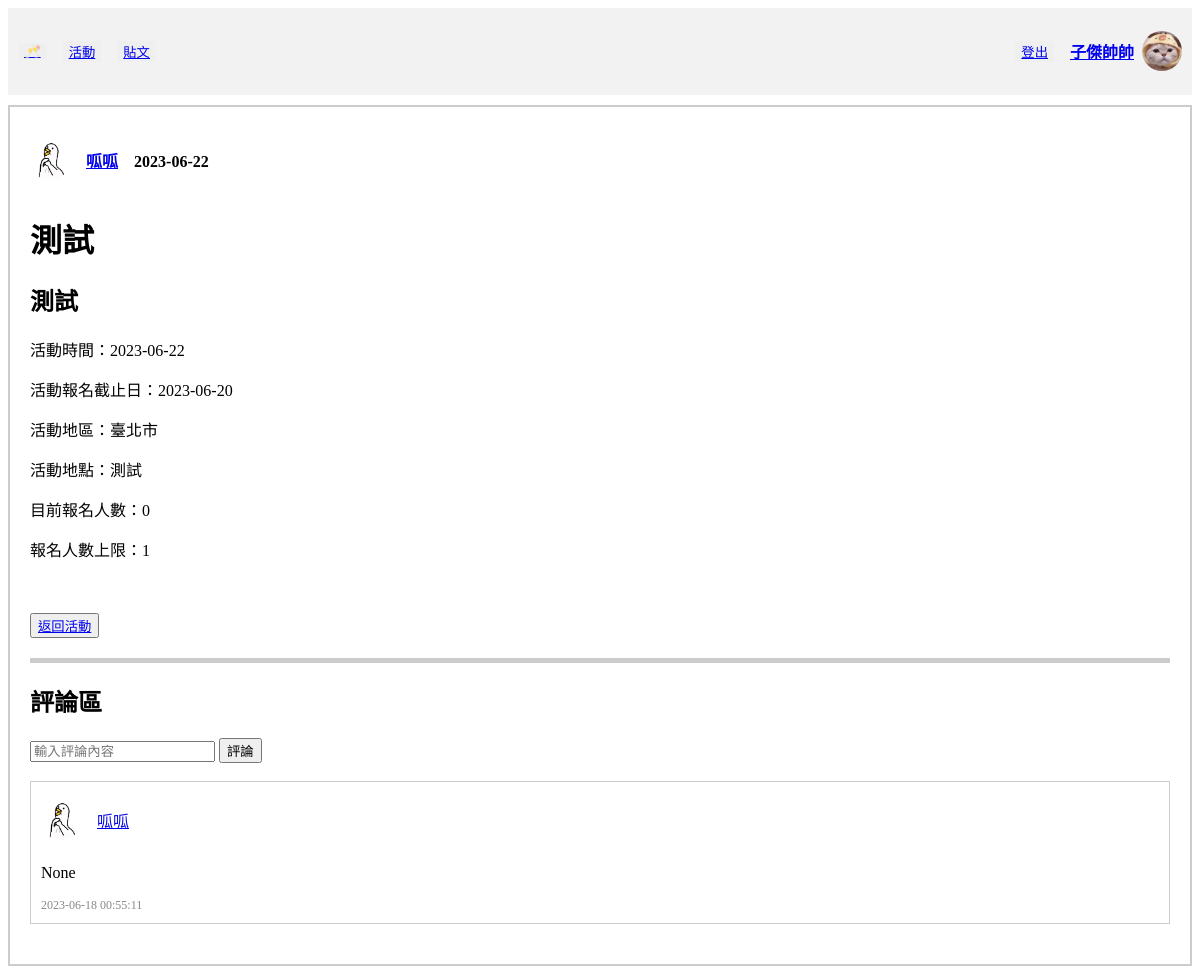
Page /activity/activities/activity_detail/f86ee416-6795-4402-ac4f-c531e64035d6 (signed in) on the earlier database version.
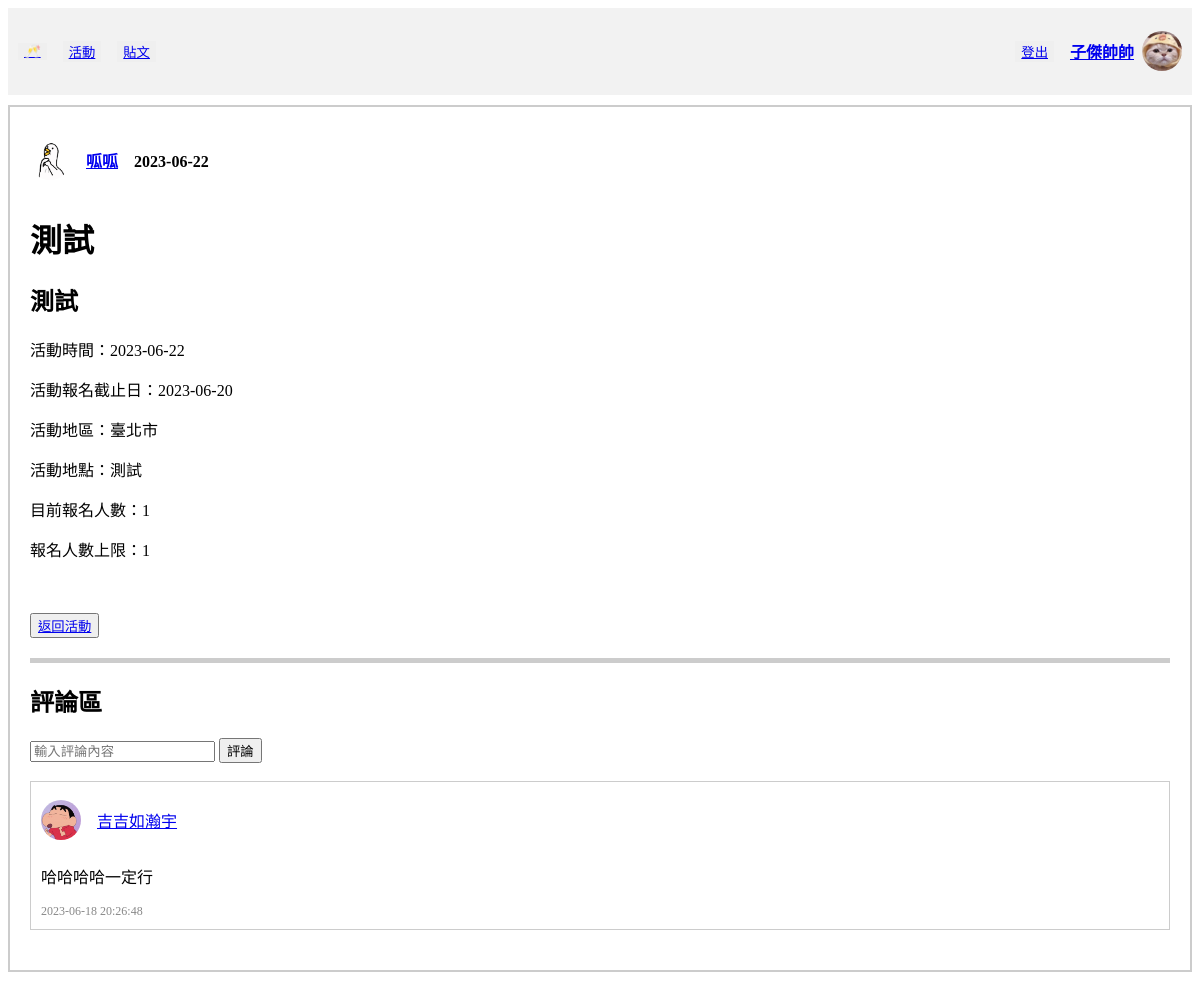
Same page on the later database version.
### tables this page shows
CREATE TABLE "User" (
	"userID"	INTEGER,
	"password"	VARCHAR(10),
	"nickname"	VARCHAR(10) NOT NULL,
	"gender"	VARCHAR(1) NOT NULL,
	"birth"	TEXT,
	"cellphone"	VARCHAR(10),
	"email"	TEXT UNIQUE,
	"image" TEXT,
	PRIMARY KEY("userID" AUTOINCREMENT)
);

CREATE TABLE "Activity" (
	"activityID"	VARCHAR(36),
	"title"	VARCHAR(10),
	"time"	TEXT,
	"area"	TEXT,
	"location"	TEXT,
	"category"	TEXT,
	"peopleLimited"	INTEGER,
	"fee"	INTEGER,
	"expireDate"	TEXT,
	"organizerUserID"	INTEGER,
	"Intro"	VARCHAR(50),
	"createTime"	TEXT,
	FOREIGN KEY("organizerUserID") REFERENCES "User"("userID"),
	PRIMARY KEY("activityID")
);

CREATE TABLE "Discussion" (
	"discussionID"	INTEGER,
	"discussionUserID"	INTEGER,
	"discussionActivityID"	VARCHAR(36),
	"discussionTime"	TEXT,
	"discussionContent"	TEXT,
	FOREIGN KEY("discussionUserID") REFERENCES "User"("userID"),
	FOREIGN KEY("discussionActivityID") REFERENCES "Activity"("activityID"),
	PRIMARY KEY("discussionID" AUTOINCREMENT)
);

### crud/crudActivity.py (the view, shortened to what this page needs)
@activity_bp.route(
    "/activities/activity_detail/<string:activityID>", methods=["GET", "POST"]
)
def activity_detail(activityID):
    show_methed = request.args.get("show_methed")
    postDate = datetime.now().strftime("%Y-%m-%d")
    origin_user = session["userID"]
    con = sql.connect("funCrew_db.db")
    con.row_factory = sql.Row
    cur = con.cursor()
    cur.execute("SELECT nickname FROM User WHERE userID=?", (origin_user,))
    origin_username = cur.fetchone()[0]
    cur.execute("SELECT image FROM User WHERE userID=?", (origin_user,))
    origin_user_image = cur.fetchone()[0]
    cur.execute(
        "SELECT * FROM Participant WHERE participantUserID=? AND participantActivityID=?",
        (origin_user, activityID),
    )
    joint = cur.fetchone()
    cur.execute(
        "SELECT * FROM Activity, User WHERE organizerUserID=userID AND activityID=?",
        (activityID,),
    )
    activity = cur.fetchone()
    cur.execute(
        "SELECT * FROM Activity, Participant WHERE activityID=participantActivityID AND activityID=?",
        (activityID,),
    )
    participants = cur.fetchall()
    cur.execute(
        "SELECT COUNT(*) AS count_participants FROM Activity JOIN Participant ON Activity.activityID = Participant.participantActivityID WHERE Activity.activityID =?",
        (activityID,),
    )
    count_participants = cur.fetchone()
    cur.execute(
        """
        SELECT Discussion.*, User.image, User.nickname
        FROM Discussion
        INNER JOIN User ON Discussion.discussionUserID = User.userID
        WHERE discussionActivityID = ?
        ORDER BY discussionTime DESC
        """,
        (activityID,),
    )
    discussions = cur.fetchall()
    cur.execute(
        "SELECT image FROM User WHERE userID=? ", (activity["organizerUserID"],)
    )
    user_image = cur.fetchone()
    try:
        return render_template(
            "activity_detail.html",
            activity=activity,
            discussions=discussions,
            activityID=activityID,
            userID=origin_user,
            show_methed=show_methed,
            user_image=user_image,
            origin_username=origin_username,
            origin_user_image=origin_user_image,
            joint=joint,
            postDate=postDate,
            count_participants=count_participants,
            origin_user=origin_user,
            participants=participants,
        )
    except Exception as e:
        print(e)

### templates/activity_detail.html (shortened to what this page needs)
<!DOCTYPE html>
<html lang="zh-Hant-TW">
<head>
</head>
<body>
    <div class="header">
        <div class="header-left">
            <button class="button"><a href="/home"> 🥂 </a></button>
            <button class="button"><a href="/activity/activities/signingUp">活動</a></button>
            <button class="button"><a href="/post/posts/newest">貼文</a></button>
        </div>
        <div class="header-right">
            <button class="button"><a href="/user/logout">登出</a></button>
            <div class="user-info">
                <h4><a href="/user/personalInfo">{{ origin_username }}</a></h4></button>
                <img src="{{ url_for('static', filename='images/avatars/' + origin_user_image) }}" alt="大頭貼">
            </div>
        </div>
    </div>
    <div class="post-wrapper">
        <div class="user-info">
            <img src="{{ url_for('static', filename='images/avatars/' + user_image[0]) }}" alt="大頭貼">
            <h4>　<a href="/user/info/{{activity['organizerUserID']}}">{{ activity['nickname'] }}</a>　{{ activity['time']
                }}</h4>
        </div>
        <h1>{{ activity['title'] }}</h1>
        <h2>{{ activity['Intro'] }}</h2>
        <p>活動時間：{{ activity['time'] }}</p>
        <p>活動報名截止日：{{ activity['expireDate'] }}</p>
        <p>活動地區：{{ activity['area'] }}</p>
        <p>活動地點：{{ activity['location'] }}</p>
        <p>目前報名人數：{{ count_participants[0] }}</p>
        <p>報名人數上限：{{ activity['peopleLimited']}}</p>
        <br>
        <br>
    <button><a href="/activity/activities/{{show_methed}}">返回活動</a></button>
    <div class="separator"></div>
    <h2>評論區</h2>
    <form action="/activity/activities/activity_detail/{{ activityID }}" method="post" required>
        <div class="input">
            <input type="text" name="content" placeholder="輸入評論內容">
            <button type="submit">評論</button>
        </div>
    </form>
    <br>
    {% for discussion in discussions %}
    <div class="post">
        <div class="content">
            <div class="user-info">
                <img src="{{ url_for('static', filename='images/avatars/' + discussion['image']) }}" alt="大頭貼">
                <p><a href="/user/info/{{ discussion['discussionUserID'] }}">{{ discussion['nickname'] }}</a>
                </p>
            </div>
            <p>{{ discussion['discussionContent'] }}</p>
        </div>
        <div class="info">
            <span>{{ discussion['discussionTime'] }}</span>
        </div>
    </div>
    {% endfor %}
    </div>
</body>

### templates/activity_detail.html (style rules this page uses)
.header { display: flex; justify-content: space-between; align-items: center; padding: 10px; background-color: #f2f2f2; }
.header-left { display: flex; align-items: center; }
.header-right { display: flex; align-items: center; }
.button { margin-right: 16px; border: none; }
.post { margin-bottom: 20px; border: 1px solid #ccc; padding: 10px; }
.post .info { font-size: 12px; color: #888; }
.post .content { margin-top: 0px; }
.user-info { display: flex; align-items: center; }
.user-info h4 { margin-right: 8px; }
.user-info img { width: 40px; height: 40px; border-radius: 50%; object-fit: cover; }
.post-wrapper { border: 2px solid #ccc; padding: 20px; margin-top: 10px; margin-bottom: 10px; }
.separator { border-top: 5px solid #ccc; margin-top: 20px; margin-bottom: 20px; }

Differences in the rows shown:
removed Discussion: image (picture), nickname "呱呱", discussionContent "None", discussionTime "2023-06-18 00:55:11"
now on this page (row edited): Discussion: image (picture), nickname "吉吉如瀚宇", discussionContent "哈哈哈哈一定行", discussionTime "2023-06-18 20:26:48"
Other differences:
{{ count_participants[0] }}: "0" → "1"
